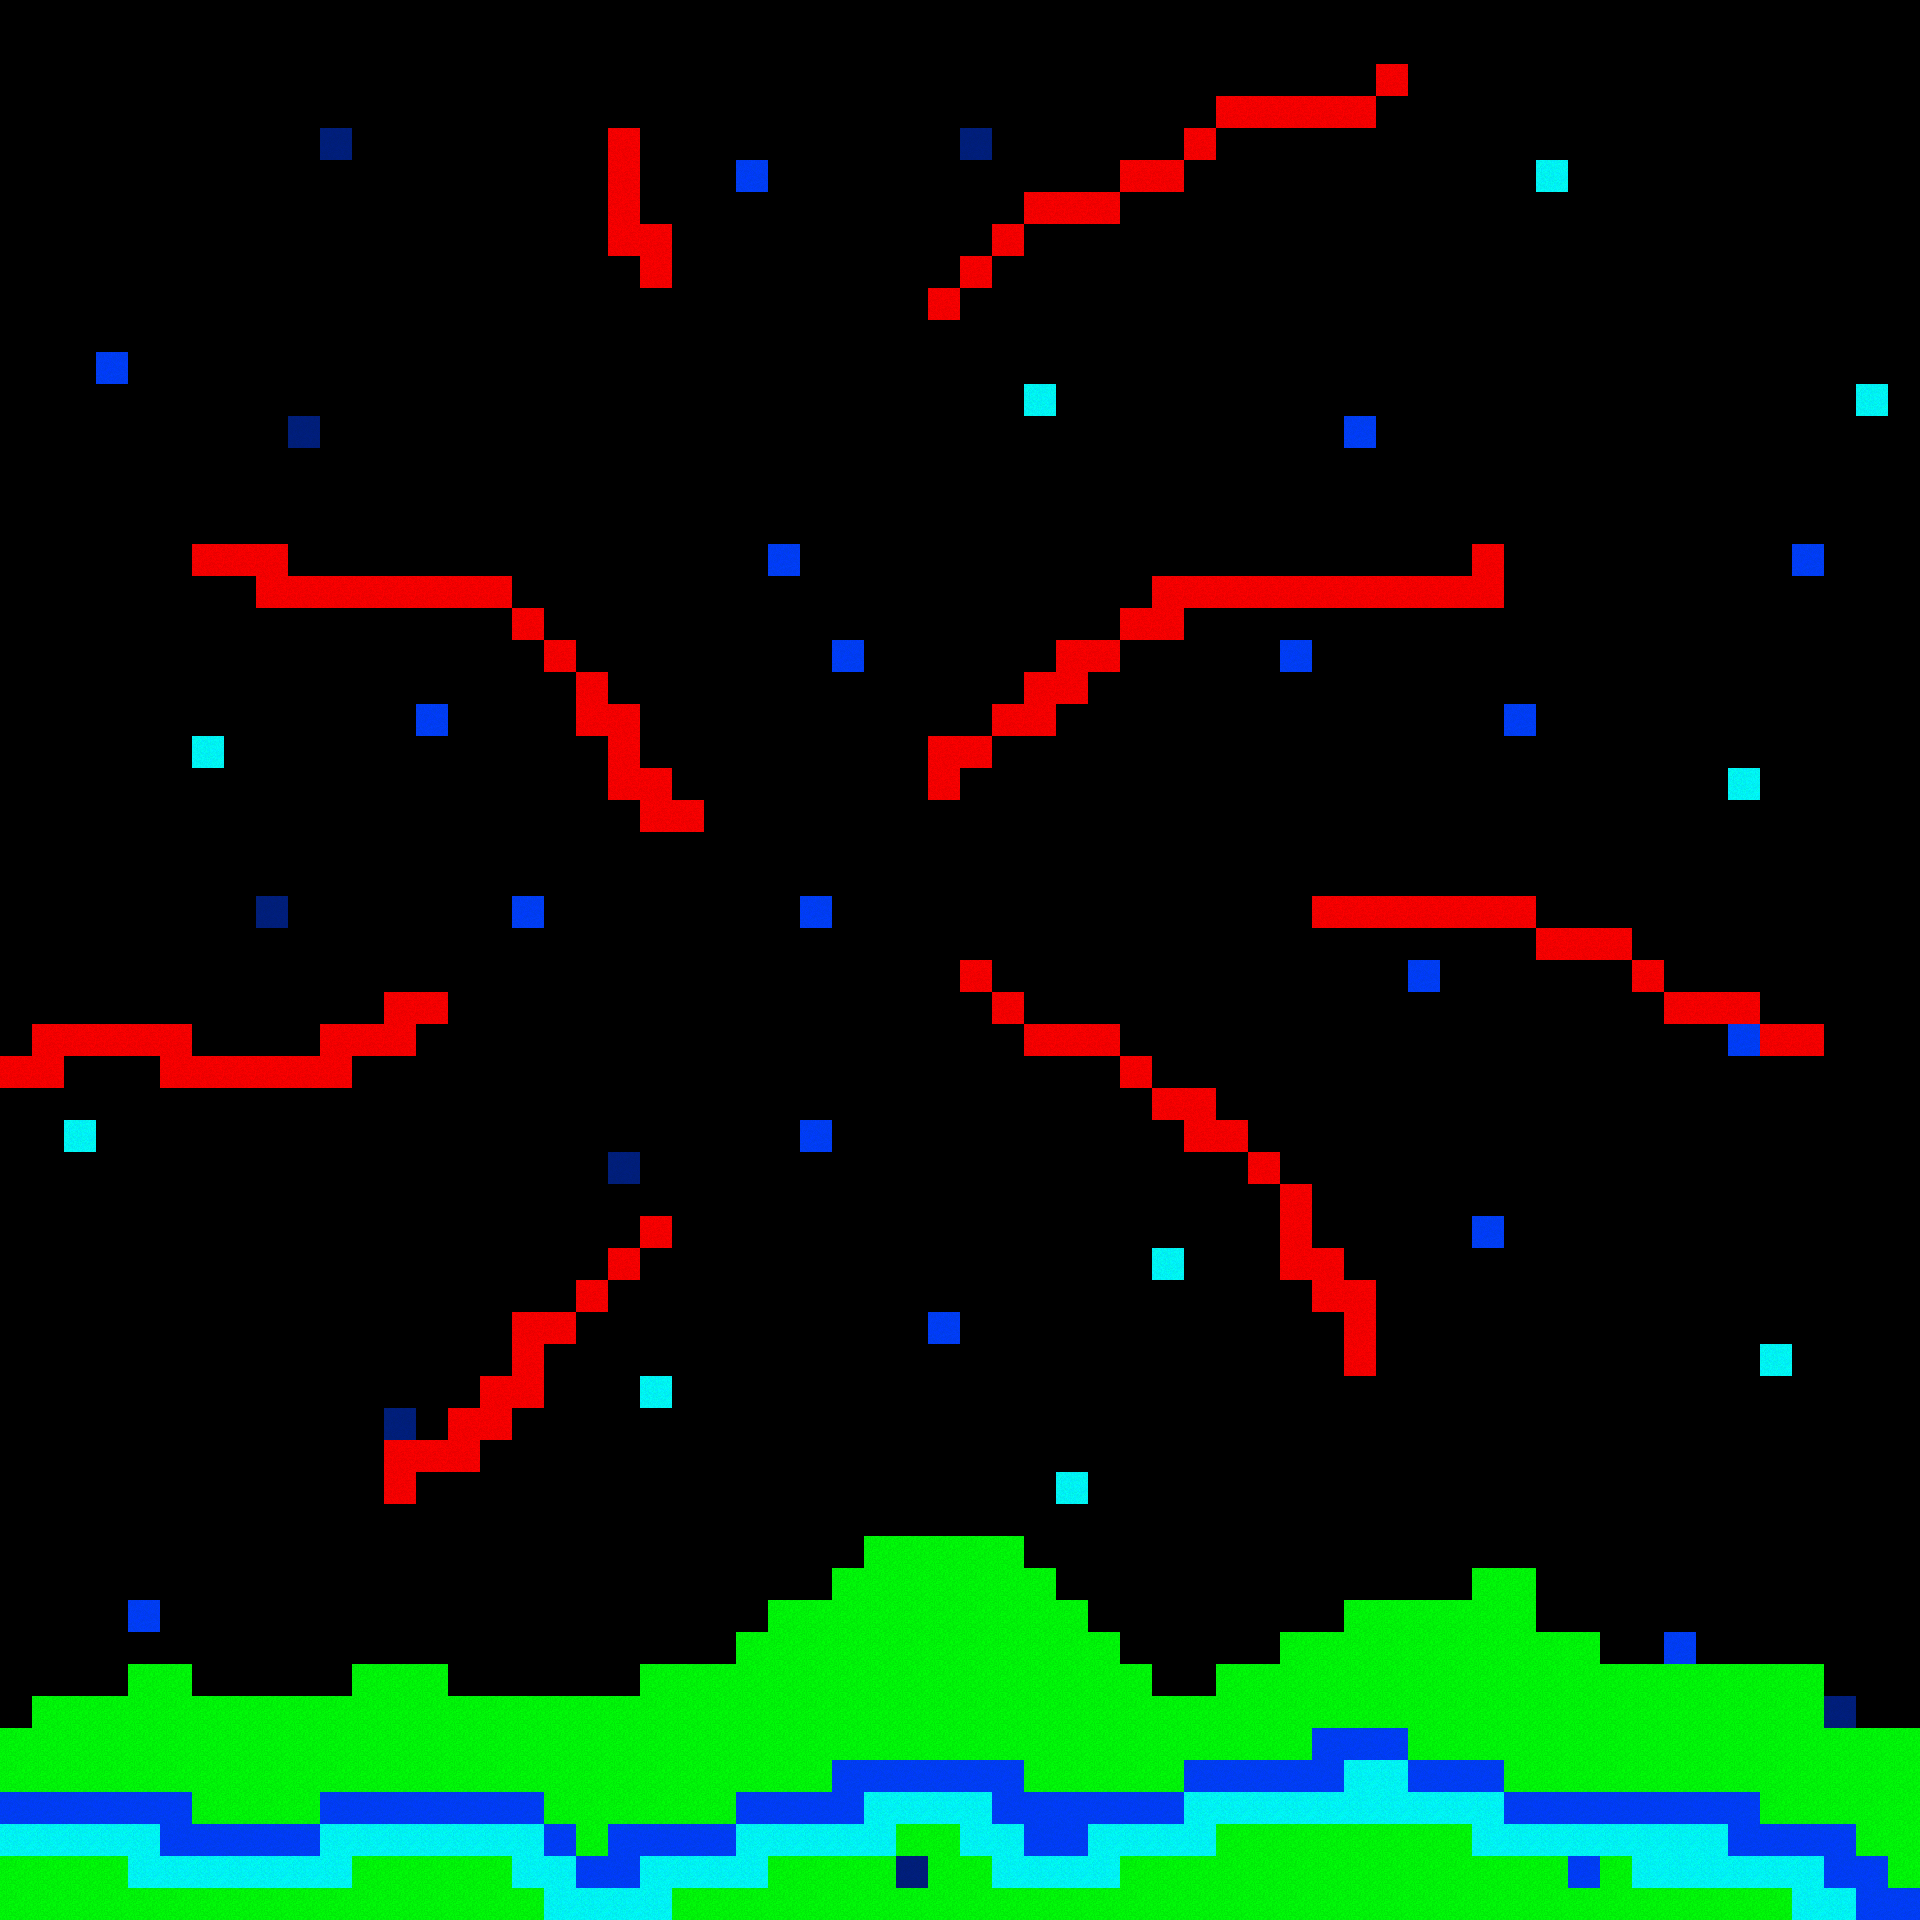

Tiled map render using the project's own tile images. Description and the map definition, with tile-layer contents summarised, below:
An orthogonal 60x60 tile map with 32x32 px tiles, 3 tile layers (Red, Green, Blue).

<map version="1.0" orientation="orthogonal" width="60" height="60" tilewidth="32" tileheight="32">
 <tileset firstgid="1" name="map" tilewidth="32" tileheight="32">
  <image source="map.png" width="128" height="64" />
 </tileset>
 <layer name="Red" width="60" height="60">
  <data>[3600 cells, 132 non-empty, 1 distinct tile ids]</data>
 </layer>
 <layer name="Green" width="60" height="60">
  <data>[3600 cells, 508 non-empty, 1 distinct tile ids]</data>
 </layer>
 <layer name="Blue" width="60" height="60">
  <data>[3600 cells, 183 non-empty, 3 distinct tile ids]</data>
 </layer>
</map>